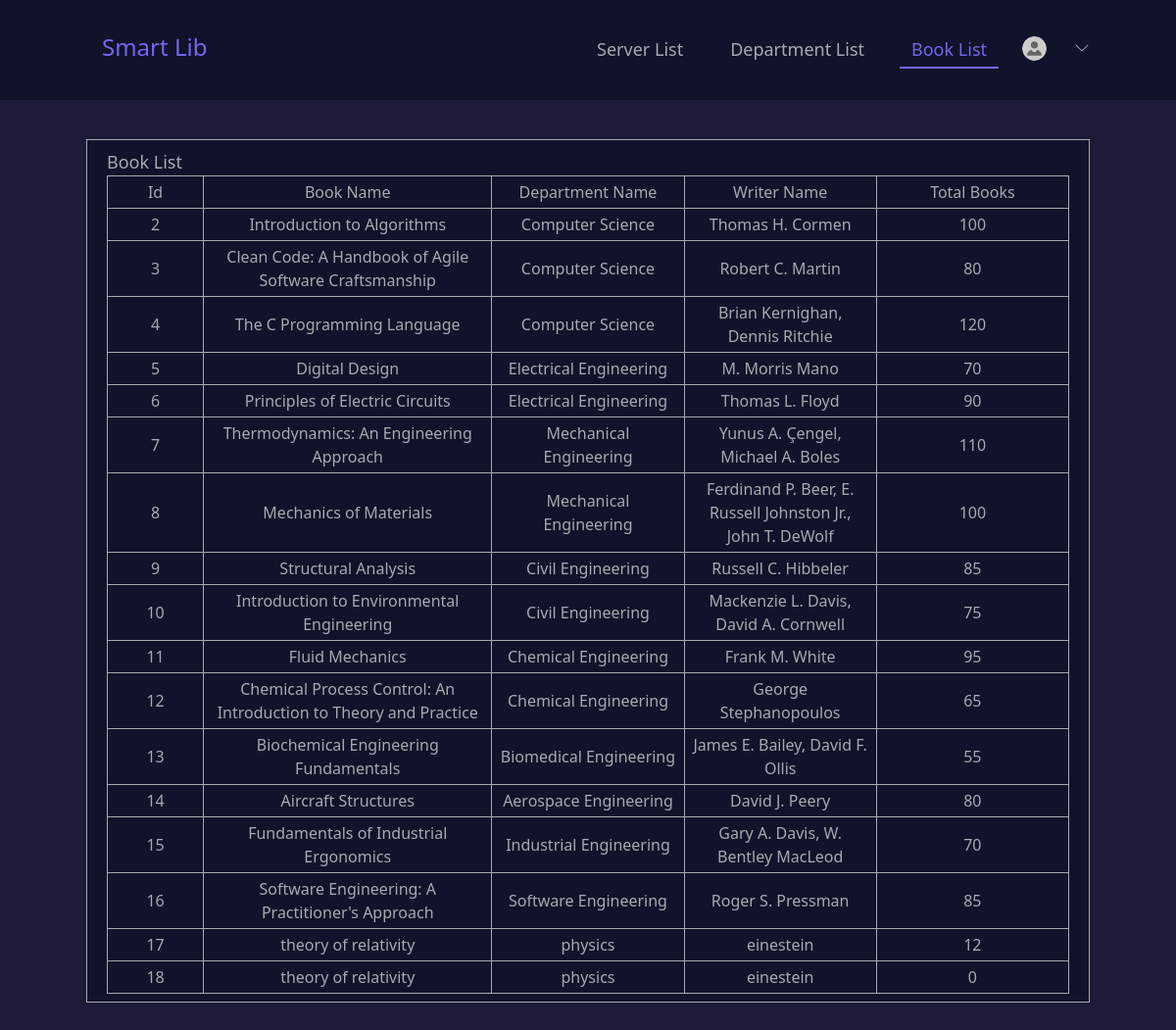
Screenshot of /user-book-list-abs.php with the database file from the repository.
### tables this page shows
CREATE TABLE `books` (
  `book_id` int(11) NOT NULL,
  `book_name` varchar(255) DEFAULT NULL,
  `dept_name` varchar(100) DEFAULT NULL,
  `writer_name` varchar(100) DEFAULT NULL,
  `quantity` int(11) DEFAULT NULL,
  `cover_path` varchar(255) NOT NULL
);

### user-book-list-abs.php (the view, shortened to what this page needs)
<?php include('server.php') ?>
<!doctype html>
<html>
<head>
    <link rel="stylesheet" href="./style/main.css">
    <link rel="stylesheet" href="./style/animation.css">
    <script src="https://cdn.tailwindcss.com"></script>
</head>
<body class="bg-[#1c1c38] pb-12">
    <div id="animatedArea" class="hidden h-screen relative">
        <nav class="bg-[#101329] w-full sticky top-0 left-0">
            <ul class="container mx-auto py-8 flex items-start gap-10 justify-between">
                <li>
                    <a href="#" class="logo px-4 text-2xl text-[#7367f0]">Smart Lib</a>
                </li>
                <li class="flex items-center justify-center gap-6">
                    <button onclick="location.href='user-server-list.php'"
                        class="px-3 text-lg text-[#a5abb1] hover:text-[#7367f0] border-b-transparent transition-all duration-500 hover:border-b-[#7367f0] border-b-2 py-1">
                        Server List
                    </button>
                    <button onclick="location.href='user-department-list.php'"
                        class="px-3 text-lg text-[#a5abb1] hover:text-[#7367f0] border-b-transparent transition-all duration-500 hover:border-b-[#7367f0] border-b-2 py-1">
                        Department List
                    </button>
                    <button onclick="location.href='user-book-list.php'"
                        class="px-3 text-lg text-[#7367f0] border-b-[#7367f0] border-b-2 py-1">
                        Book List
                    </button>
                    <div class="relative pb-1">
                        <div class="flex items-center justify-center gap-[2px] bg-[#101329] relative">
                            <div class="w-[25px] h-[25px] rounded-full overflow-hidden">
                            </div>
                            <div class="name px-3 text-sm text-[#a5abb1] py-1">
                            </div>
                            <button class="w-[16px] h-[16px] collapse-button transition-all duration-500">
                            </button>
                        </div>
                    </div>
                </li>
            </ul>
        </nav>
        <div class="container mx-auto mt-10">
            <div onclick="location.href='book-list.php'"
                class="bg-[#101329] cursor-pointer border border-[#a5abb1] text-[#a5abb1] px-5 py-2">
                <h3 class="text-lg">Book List</h3>
                <table class="w-full">
                    <tr>
                        <td class="border border-[#a5abb1] text-center px-2 py-1 w-[10%]">Id</td>
                        <td class="border border-[#a5abb1] text-center px-2 py-1 w-[30%]">Book Name</td>
                        <td class="border border-[#a5abb1] text-center px-2 py-1 w-[20%]">Department Name</td>
                        <td class="border border-[#a5abb1] text-center px-2 py-1 w-[20%]">Writer Name</td>
                        <td class="border border-[#a5abb1] text-center px-2 py-1 w-[20%]">Total Books</td>
                    </tr>
                    <?php
                        $query = "SELECT * FROM books";
                        $result = mysqli_query($connect, $query);
                        if (mysqli_num_rows($result) > 0) {
                            while ($row = mysqli_fetch_assoc($result)) {
                                echo "<tr>";
                                echo "<td class='border border-[#a5abb1] text-center px-2 py-1'>" . $row['book_id'] . "</td>";
                                echo "<td class='border border-[#a5abb1] text-center px-2 py-1'>" . $row['book_name'] . "</td>";
                                echo "<td class='border border-[#a5abb1] text-center px-2 py-1'>" . $row['dept_name'] . "</td>";
                                echo "<td class='border border-[#a5abb1] text-center px-2 py-1'>" . $row['writer_name'] . "</td>";
                                echo "<td class='border border-[#a5abb1] text-center px-2 py-1'>" . $row['quantity'] . "</td>";
                                echo "</tr>";
                            }
                        } else {
                            echo "<tr><td colspan='6' class='border border-[#a5abb1] text-center px-2 py-1'>No user data found.</td></tr>";
                        }
                    ?>
                </table>
            </div>
        </div>
    </div>
</body>
</html>

### style/animation.css (style rules this page uses)
.animate-slide-down { animation: slideDown 0.5s ease-out forwards; opacity: 0; transform: translateY(-100px); }

### rows the page displays
books: book_id "2", book_name "Introduction to Algorithms", dept_name "Computer Science", writer_name "Thomas H. Cormen", quantity "100"
books: book_id "3", book_name "Clean Code: A Handbook of Agile Software Craftsmanship", dept_name "Computer Science", writer_name "Robert C. Martin", quantity "80"
books: book_id "4", book_name "The C Programming Language", dept_name "Computer Science", writer_name "Brian Kernighan, Dennis Ritchie", quantity "120"
books: book_id "5", book_name "Digital Design", dept_name "Electrical Engineering", writer_name "M. Morris Mano", quantity "70"
books: book_id "6", book_name "Principles of Electric Circuits", dept_name "Electrical Engineering", writer_name "Thomas L. Floyd", quantity "90"
books: book_id "7", book_name "Thermodynamics: An Engineering Approach", dept_name "Mechanical Engineering", writer_name "Yunus A. Çengel, Michael A. Boles", quantity "110"
books: book_id "8", book_name "Mechanics of Materials", dept_name "Mechanical Engineering", writer_name "Ferdinand P. Beer, E. Russell Johnston Jr., John T. DeWolf", quantity "100"
books: book_id "9", book_name "Structural Analysis", dept_name "Civil Engineering", writer_name "Russell C. Hibbeler", quantity "85"
books: book_id "10", book_name "Introduction to Environmental Engineering", dept_name "Civil Engineering", writer_name "Mackenzie L. Davis, David A. Cornwell", quantity "75"
books: book_id "11", book_name "Fluid Mechanics", dept_name "Chemical Engineering", writer_name "Frank M. White", quantity "95"
books: book_id "12", book_name "Chemical Process Control: An Introduction to Theory and Practice", dept_name "Chemical Engineering", writer_name "George Stephanopoulos", quantity "65"
books: book_id "13", book_name "Biochemical Engineering Fundamentals", dept_name "Biomedical Engineering", writer_name "James E. Bailey, David F. Ollis", quantity "55"
books: book_id "14", book_name "Aircraft Structures", dept_name "Aerospace Engineering", writer_name "David J. Peery", quantity "80"
books: book_id "15", book_name "Fundamentals of Industrial Ergonomics", dept_name "Industrial Engineering", writer_name "Gary A. Davis, W. Bentley MacLeod", quantity "70"
books: book_id "16", book_name "Software Engineering: A Practitioner's Approach", dept_name "Software Engineering", writer_name "Roger S. Pressman", quantity "85"
books: book_id "17", book_name "theory of relativity", dept_name "physics", writer_name "einestein", quantity "12"
books: book_id "18", book_name "theory of relativity", dept_name "physics", writer_name "einestein", quantity "0"
